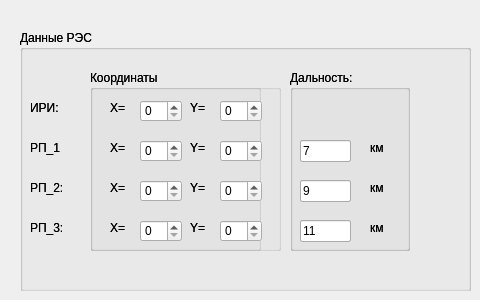
    <widget class="QWidget" name="page">
     <widget class="QGroupBox" name="groupBox_2">
      <property name="geometry">
       <rect>
        <x>20</x>
        <y>30</y>
        <width>451</width>
        <height>261</height>
       </rect>
      </property>
      <property name="title">
       <string>Данные РЭС</string>
      </property>
      <widget class="QLabel" name="label_5">
       <property name="geometry">
        <rect>
         <x>10</x>
         <y>70</y>
         <width>55</width>
         <height>16</height>
        </rect>
       </property>
       <property name="text">
        <string>ИРИ:</string>
       </property>
      </widget>
      <widget class="QLabel" name="label_10">
       <property name="geometry">
        <rect>
         <x>10</x>
         <y>110</y>
         <width>51</width>
         <height>16</height>
        </rect>
       </property>
       <property name="text">
        <string>PП_1</string>
       </property>
      </widget>
      <widget class="QLabel" name="label_8">
       <property name="geometry">
        <rect>
         <x>10</x>
         <y>150</y>
         <width>51</width>
         <height>16</height>
        </rect>
       </property>
       <property name="text">
        <string>РП_2:</string>
       </property>
      </widget>
      <widget class="QLabel" name="label_13">
       <property name="geometry">
        <rect>
         <x>10</x>
         <y>190</y>
         <width>51</width>
         <height>16</height>
        </rect>
       </property>
       <property name="text">
        <string>РП_3:</string>
       </property>
      </widget>
      <widget class="QGroupBox" name="groupBox_3">
       <property name="geometry">
        <rect>
         <x>270</x>
         <y>40</y>
         <width>120</width>
         <height>181</height>
        </rect>
       </property>
       <property name="title">
        <string>Дальность:</string>
       </property>
       <widget class="QLabel" name="label_41">
        <property name="geometry">
         <rect>
          <x>80</x>
          <y>70</y>
          <width>31</width>
          <height>16</height>
         </rect>
        </property>
        <property name="text">
         <string>км</string>
        </property>
       </widget>
       <widget class="QLabel" name="label_42">
        <property name="geometry">
         <rect>
          <x>80</x>
          <y>110</y>
          <width>31</width>
          <height>16</height>
         </rect>
        </property>
        <property name="text">
         <string>км</string>
        </property>
       </widget>
       <widget class="QLabel" name="label_43">
        <property name="geometry">
         <rect>
          <x>80</x>
          <y>150</y>
          <width>31</width>
          <height>16</height>
         </rect>
        </property>
        <property name="text">
         <string>км</string>
        </property>
       </widget>
       <widget class="QLineEdit" name="lineEdit_7">
        <property name="geometry">
         <rect>
          <x>10</x>
          <y>70</y>
          <width>51</width>
          <height>22</height>
         </rect>
        </property>
        <property name="text">
         <string>7</string>
        </property>
       </widget>
       <widget class="QLineEdit" name="lineEdit_9">
        <property name="geometry">
         <rect>
          <x>10</x>
          <y>110</y>
          <width>51</width>
          <height>22</height>
         </rect>
        </property>
        <property name="text">
         <string>9</string>
        </property>
       </widget>
       <widget class="QLineEdit" name="lineEdit_11">
        <property name="geometry">
         <rect>
          <x>10</x>
          <y>150</y>
          <width>51</width>
          <height>22</height>
         </rect>
        </property>
        <property name="text">
         <string>11</string>
        </property>
       </widget>
      </widget>
      <widget class="QGroupBox" name="groupBox_5">
       <property name="geometry">
        <rect>
         <x>70</x>
         <y>40</y>
         <width>171</width>
         <height>181</height>
        </rect>
       </property>
       <property name="title">
        <string>Координаты</string>
       </property>
       <widget class="QLabel" name="label_31">
        <property name="geometry">
         <rect>
          <x>20</x>
          <y>30</y>
          <width>55</width>
          <height>16</height>
         </rect>
        </property>
        <property name="text">
         <string>X=</string>
        </property>
        <property name="buddy">
         <cstring>spinBox_36</cstring>
        </property>
       </widget>
       <widget class="QSpinBox" name="spinBox_29">
        <property name="geometry">
         <rect>
          <x>50</x>
          <y>150</y>
          <width>42</width>
          <height>22</height>
         </rect>
        </property>
       </widget>
       <widget class="QSpinBox" name="spinBox_30">
        <property name="geometry">
         <rect>
          <x>50</x>
          <y>70</y>
          <width>42</width>
          <height>22</height>
         </rect>
        </property>
       </widget>
       <widget class="QLabel" name="label_32">
        <property name="geometry">
         <rect>
          <x>20</x>
          <y>70</y>
          <width>21</width>
          <height>16</height>
         </rect>
        </property>
        <property name="text">
         <string>X=</string>
        </property>
        <property name="buddy">
         <cstring>spinBox_30</cstring>
        </property>
       </widget>
       <widget class="QLabel" name="label_33">
        <property name="geometry">
         <rect>
          <x>20</x>
          <y>150</y>
          <width>21</width>
          <height>16</height>
         </rect>
        </property>
        <property name="text">
         <string>X=</string>
        </property>
        <property name="buddy">
         <cstring>spinBox_29</cstring>
        </property>
       </widget>
       <widget class="QLabel" name="label_34">
        <property name="geometry">
         <rect>
          <x>100</x>
          <y>150</y>
          <width>55</width>
          <height>16</height>
         </rect>
        </property>
        <property name="text">
         <string>Y=</string>
        </property>
        <property name="buddy">
         <cstring>spinBox_34</cstring>
        </property>
       </widget>
       <widget class="QSpinBox" name="spinBox_31">
        <property name="geometry">
         <rect>
          <x>50</x>
          <y>110</y>
          <width>42</width>
          <height>22</height>
         </rect>
        </property>
       </widget>
       <widget class="QLabel" name="label_35">
        <property name="geometry">
         <rect>
          <x>20</x>
          <y>110</y>
          <width>21</width>
          <height>16</height>
         </rect>
        </property>
        <property name="text">
         <string>X=</string>
        </property>
        <property name="buddy">
         <cstring>spinBox_31</cstring>
        </property>
       </widget>
       <widget class="QSpinBox" name="spinBox_32">
        <property name="geometry">
         <rect>
          <x>130</x>
          <y>70</y>
          <width>42</width>
          <height>22</height>
         </rect>
        </property>
       </widget>
       <widget class="QSpinBox" name="spinBox_33">
        <property name="geometry">
         <rect>
          <x>130</x>
          <y>30</y>
          <width>42</width>
          <height>22</height>
         </rect>
        </property>
       </widget>
       <widget class="QLabel" name="label_36">
        <property name="geometry">
         <rect>
          <x>100</x>
          <y>70</y>
          <width>51</width>
          <height>16</height>
         </rect>
        </property>
        <property name="text">
         <string>Y=</string>
        </property>
        <property name="buddy">
         <cstring>spinBox_32</cstring>
        </property>
       </widget>
       <widget class="QSpinBox" name="spinBox_34">
        <property name="geometry">
         <rect>
          <x>130</x>
          <y>150</y>
          <width>42</width>
          <height>22</height>
         </rect>
        </property>
       </widget>
       <widget class="QSpinBox" name="spinBox_35">
        <property name="geometry">
         <rect>
          <x>130</x>
          <y>110</y>
          <width>42</width>
          <height>22</height>
         </rect>
        </property>
       </widget>
       <widget class="QLabel" name="label_37">
        <property name="geometry">
         <rect>
          <x>100</x>
          <y>110</y>
          <width>55</width>
          <height>16</height>
         </rect>
        </property>
        <property name="text">
         <string>Y=</string>
        </property>
        <property name="buddy">
         <cstring>spinBox_35</cstring>
        </property>
       </widget>
       <widget class="QLabel" name="label_38">
        <property name="geometry">
         <rect>
          <x>100</x>
          <y>30</y>
          <width>55</width>
          <height>16</height>
         </rect>
        </property>
        <property name="text">
         <string>Y=</string>
        </property>
        <property name="buddy">
         <cstring>spinBox_33</cstring>
        </property>
       </widget>
       <widget class="QSpinBox" name="spinBox_36">
        <property name="geometry">
         <rect>
          <x>50</x>
          <y>30</y>
          <width>42</width>
          <height>22</height>
         </rect>
        </property>
       </widget>
      </widget>
      <widget class="QGroupBox" name="groupBox_7">
       <property name="geometry">
        <rect>
         <x>0</x>
         <y>0</y>
         <width>451</width>
         <height>321</height>
        </rect>
       </property>
       <property name="title">
        <string>Данные РЭС</string>
       </property>
       <widget class="QLabel" name="label_30">
        <property name="geometry">
         <rect>
          <x>10</x>
          <y>70</y>
          <width>55</width>
          <height>16</height>
         </rect>
        </property>
        <property name="text">
         <string>ИРИ:</string>
        </property>
       </widget>
       <widget class="QLabel" name="label_39">
        <property name="geometry">
         <rect>
          <x>10</x>
          <y>110</y>
          <width>51</width>
          <height>16</height>
         </rect>
        </property>
        <property name="text">
         <string>PП_1</string>
        </property>
       </widget>
       <widget class="QLabel" name="label_40">
        <property name="geometry">
         <rect>
          <x>10</x>
          <y>150</y>
          <width>51</width>
          <height>16</height>
         </rect>
        </property>
        <property name="text">
         <string>РП_2:</string>
        </property>
       </widget>
       <widget class="QLabel" name="label_44">
        <property name="geometry">
         <rect>
          <x>10</x>
          <y>190</y>
          <width>51</width>
          <height>16</height>
         </rect>
        </property>
        <property name="text">
         <string>РП_3:</string>
        </property>
       </widget>
       <widget class="QGroupBox" name="groupBox_8">
        <property name="geometry">
         <rect>
          <x>270</x>
          <y>40</y>
          <width>120</width>
          <height>181</height>
         </rect>
        </property>
        <property name="title">
         <string>Дальность:</string>
        </property>
        <widget class="QLabel" name="label_45">
         <property name="geometry">
          <rect>
           <x>80</x>
           <y>70</y>
           <width>31</width>
           <height>16</height>
          </rect>
         </property>
         <property name="text">
          <string>км</string>
         </property>
        </widget>
        <widget class="QLabel" name="label_46">
         <property name="geometry">
          <rect>
           <x>80</x>
           <y>110</y>
           <width>31</width>
           <height>16</height>
          </rect>
         </property>
         <property name="text">
          <string>км</string>
         </property>
        </widget>
        <widget class="QLabel" name="label_47">
         <property name="geometry">
          <rect>
           <x>80</x>
           <y>150</y>
           <width>31</width>
           <height>16</height>
          </rect>
         </property>
         <property name="text">
          <string>км</string>
         </property>
        </widget>
        <widget class="QLineEdit" name="lineEdit_8">
         <property name="geometry">
          <rect>
           <x>10</x>
           <y>70</y>
           <width>51</width>
           <height>22</height>
          </rect>
         </property>
         <property name="text">
          <string>7</string>
         </property>
        </widget>
        <widget class="QLineEdit" name="lineEdit_10">
         <property name="geometry">
          <rect>
           <x>10</x>
           <y>110</y>
           <width>51</width>
           <height>22</height>
          </rect>
         </property>
         <property name="text">
          <string>9</string>
         </property>
        </widget>
        <widget class="QLineEdit" name="lineEdit_12">
         <property name="geometry">
          <rect>
           <x>10</x>
           <y>150</y>
           <width>51</width>
           <height>22</height>
          </rect>
         </property>
         <property name="text">
          <string>11</string>
         </property>
        </widget>
       </widget>
       <widget class="QGroupBox" name="groupBox_9">
        <property name="geometry">
         <rect>
          <x>70</x>
          <y>40</y>
          <width>191</width>
          <height>181</height>
         </rect>
        </property>
        <property name="title">
         <string>Координаты</string>
        </property>
        <widget class="QLabel" name="label_48">
         <property name="geometry">
          <rect>
           <x>20</x>
           <y>30</y>
           <width>55</width>
           <height>16</height>
          </rect>
         </property>
         <property name="text">
          <string>X=</string>
         </property>
         <property name="buddy">
          <cstring>spinBox_36</cstring>
         </property>
        </widget>
        <widget class="QSpinBox" name="spinBox_37">
         <property name="geometry">
          <rect>
           <x>50</x>
           <y>150</y>
           <width>42</width>
           <height>22</height>
          </rect>
         </property>
        </widget>
        <widget class="QSpinBox" name="spinBox_38">
         <property name="geometry">
          <rect>
           <x>50</x>
           <y>70</y>
           <width>42</width>
           <height>22</height>
          </rect>
         </property>
        </widget>
        <widget class="QLabel" name="label_49">
         <property name="geometry">
          <rect>
           <x>20</x>
           <y>70</y>
           <width>21</width>
           <height>16</height>
          </rect>
         </property>
         <property name="text">
          <string>X=</string>
         </property>
         <property name="buddy">
          <cstring>spinBox_30</cstring>
         </property>
        </widget>
        <widget class="QLabel" name="label_50">
         <property name="geometry">
          <rect>
           <x>20</x>
           <y>150</y>
           <width>21</width>
           <height>16</height>
          </rect>
         </property>
         <property name="text">
          <string>X=</string>
         </property>
         <property name="buddy">
          <cstring>spinBox_29</cstring>
         </property>
        </widget>
        <widget class="QLabel" name="label_51">
         <property name="geometry">
          <rect>
           <x>100</x>
           <y>150</y>
           <width>55</width>
           <height>16</height>
          </rect>
         </property>
         <property name="text">
          <string>Y=</string>
         </property>
         <property name="buddy">
          <cstring>spinBox_34</cstring>
         </property>
        </widget>
        <widget class="QSpinBox" name="spinBox_39">
         <property name="geometry">
          <rect>
           <x>50</x>
           <y>110</y>
           <width>42</width>
           <height>22</height>
          </rect>
         </property>
        </widget>
        <widget class="QLabel" name="label_52">
         <property name="geometry">
          <rect>
           <x>20</x>
           <y>110</y>
           <width>21</width>
           <height>16</height>
          </rect>
         </property>
         <property name="text">
          <string>X=</string>
         </property>
         <property name="buddy">
          <cstring>spinBox_31</cstring>
         </property>
        </widget>
        <widget class="QSpinBox" name="spinBox_40">
         <property name="geometry">
          <rect>
           <x>130</x>
           <y>70</y>
           <width>42</width>
           <height>22</height>
          </rect>
         </property>
        </widget>
        <widget class="QSpinBox" name="spinBox_41">
         <property name="geometry">
          <rect>
           <x>130</x>
           <y>30</y>
           <width>42</width>
           <height>22</height>
          </rect>
         </property>
        </widget>
        <widget class="QLabel" name="label_53">
         <property name="geometry">
          <rect>
           <x>100</x>
           <y>70</y>
           <width>51</width>
           <height>16</height>
          </rect>
         </property>
         <property name="text">
          <string>Y=</string>
         </property>
         <property name="buddy">
          <cstring>spinBox_32</cstring>
         </property>
        </widget>
        <widget class="QSpinBox" name="spinBox_42">
         <property name="geometry">
          <rect>
           <x>130</x>
           <y>150</y>
           <width>42</width>
           <height>22</height>
          </rect>
         </property>
        </widget>
        <widget class="QSpinBox" name="spinBox_43">
         <property name="geometry">
          <rect>
           <x>130</x>
           <y>110</y>
           <width>42</width>
           <height>22</height>
          </rect>
         </property>
        </widget>
        <widget class="QLabel" name="label_54">
         <property name="geometry">
          <rect>
           <x>100</x>
           <y>110</y>
           <width>55</width>
           <height>16</height>
          </rect>
         </property>
         <property name="text">
          <string>Y=</string>
         </property>
         <property name="buddy">
          <cstring>spinBox_35</cstring>
         </property>
        </widget>
        <widget class="QLabel" name="label_55">
         <property name="geometry">
          <rect>
           <x>100</x>
           <y>30</y>
           <width>55</width>
           <height>16</height>
          </rect>
         </property>
         <property name="text">
          <string>Y=</string>
         </property>
         <property name="buddy">
          <cstring>spinBox_33</cstring>
         </property>
        </widget>
        <widget class="QSpinBox" name="spinBox_44">
         <property name="geometry">
          <rect>
           <x>50</x>
           <y>30</y>
           <width>42</width>
           <height>22</height>
          </rect>
         </property>
        </widget>
       </widget>
      </widget>
     </widget>
    </widget>
